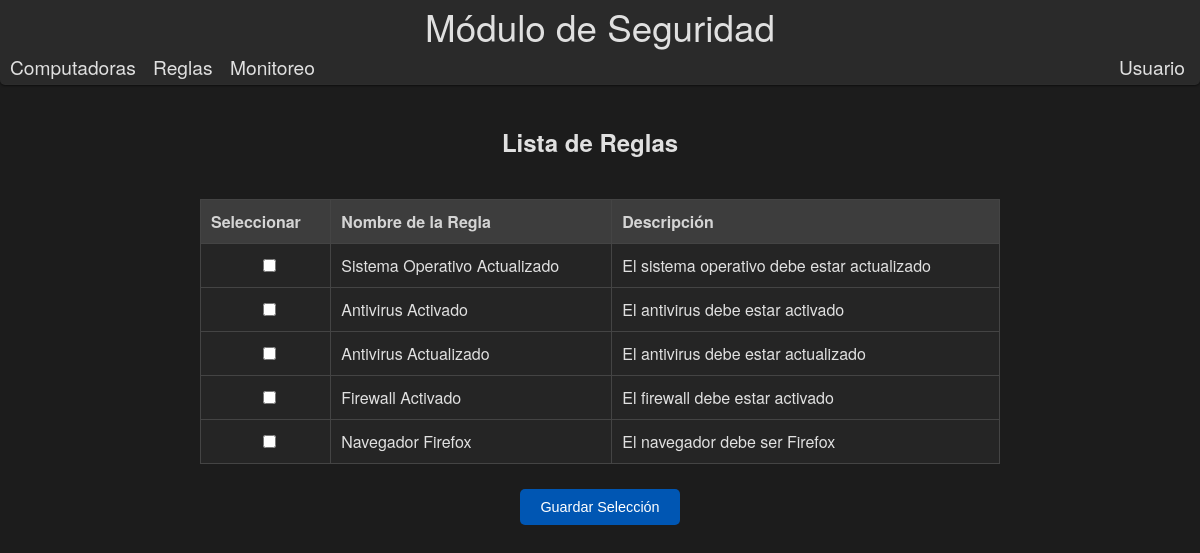
/reglas/listar/, run on the app's committed database.
### Modulo/models.py (models this page shows, shortened)
class Rule(models.Model):
    name = models.CharField(max_length=255)
    description = models.TextField()

### Modulo/views.py (the view)
# urls.py: path('reglas/listar/', listar_reglas, name='listar_reglas'),  # Nueva URL para listar reglas
def listar_reglas(request):
    reglas = Rule.objects.all()
    selected_rules = request.session.get('selected_rules', [])
    if request.method == 'POST':
        selected_rules = request.POST.getlist('rules')
        request.session['selected_rules'] = selected_rules
    return render(request, 'propiedades/listar_reglas.html', {'reglas': reglas, 'selected_rules': selected_rules})

### Modulo/templates/propiedades/listar_reglas.html (shortened to what this page needs)
{% extends 'modulo.html' %}
{% block content %}
<h2 class="form-title">Lista de Reglas</h2>
<form method="post" action="{% url 'listar_reglas' %}">
    <div class="table-container">
        <table class="gray-table">
            <thead>
                <tr>
                    <th>Seleccionar</th>
                    <th>Nombre de la Regla</th>
                    <th>Descripción</th>
                </tr>
            </thead>
            <tbody>
                {% for regla in reglas %}
                <tr>
                    <td>
                        <input type="checkbox" name="rules" value="{{ regla.id }}" {% if regla.id|stringformat:"s" in selected_rules %}checked{% endif %}>
                    </td>
                    <td>{{ regla.name }}</td>
                    <td>{{ regla.description }}</td>
                </tr>
                {% endfor %}
            </tbody>
        </table>
    </div>
    <div style="text-align: center; margin-top: 20px;">
        <button type="submit" class="btn-submit">Guardar Selección</button>
    </div>
{% endblock %}

### Modulo/static/modulo.css (style rules this page uses)
body { background-color:#1c1c1c; color: #e0e0e0; font-family: "Helvetica Neue", Arial, sans-serif; margin: 0; display: flex; flex-direction: column; min-height: 100vh; }
.btn-submit, .btn-cancel { padding: 8px 20px; border: none; border-radius: 5px; background-color: #4a4a4a; color: #fff; cursor: pointer; transition: background-color 0.3s, box-shadow 0.3s; margin: 5px; text-decoration: none; display: inline-block; font-size: 0.9em; }
.table-container { max-width: 800px; margin: 0 auto; overflow-x: auto; }
.gray-table { width: 100%; border-collapse: collapse; margin-top: 20px; }
.gray-table th, .gray-table td { border: 1px solid #444; padding: 10px; text-align: left; }
.gray-table th { background-color: #3d3d3d; color: #d4d4d4; }
.gray-table tr:nth-child(even) { background-color: #252525; }
.gray-table tr:nth-child(odd) { background-color: #252525; }
.form-title { text-align: center; color:#e0e0e0; margin-bottom: 20px; font-family: "Helvetica Neue", Arial, sans-serif; margin-left: -20px; }
.btn-submit { background-color: #0056b3; color: #fff; padding: 10px 20px; border: none; border-radius: 5px; cursor: pointer; transition: background-color 0.3s, box-shadow 0.3s; }
.form-title { text-align: center; margin-top: 20px; }
input, textarea { width: 100%; padding: 10px; border: 1px solid #444; border-radius: 5px; background-color: #4a4a4a; color: #fff; }
.table-container { margin-top: 20px; }

### data on the page
Rule: name "Sistema Operativo Actualizado", description "El sistema operativo debe estar actualizado"
Rule: name "Antivirus Activado", description "El antivirus debe estar activado"
Rule: name "Antivirus Actualizado", description "El antivirus debe estar actualizado"
Rule: name "Firewall Activado", description "El firewall debe estar activado"
Rule: name "Navegador Firefox", description "El navegador debe ser Firefox"
